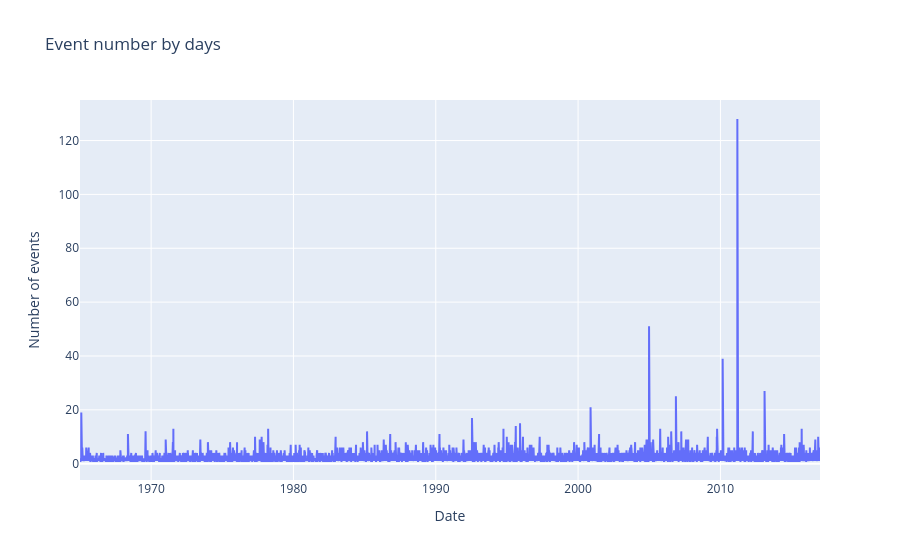

Notebook code for this chart:
### Markdown cell above
If the `Date` column was converted into `Datetime`, plotly handles it and has automatically set the number of bins such that the counts are made by year. This makes the histogram easily readable.

In the following, you will create customized plots with plotly.graph_objects to display more accurate information about the number of events.

5. With plotly.graph_objects, create a histogram with a range slider such that you can visualize the daily number of events

### Code cell
#go.renderers.default = "iframe_connected"
fig = go.Figure(
    data = go.Scatter(
        x = evenements_par_jour["Date"],
        y = evenements_par_jour["Number"]
    ),
    layout = go.Layout(
        title = "Event number by days",
        xaxis = dict(title="Date"),
        yaxis = dict(title="Number of events")
    )
)
fig.show()

### Figure 1 — Plotly figure (JSON) as saved in the notebook; plotly's stock layout.template omitted (floating-point values rounded to 4 significant figures; data arrays with more than 128 entries replaced by an {"elided": "..."} marker saying what was removed)
{"data": [{"type": "scatter", "x": {"elided": "12398 str values"}, "y": {"elided": "12398 int values"}}], "layout": {"title": {"text": "Event number by days"}, "xaxis": {"title": {"text": "Date"}}, "yaxis": {"title": {"text": "Number of events"}}}}
